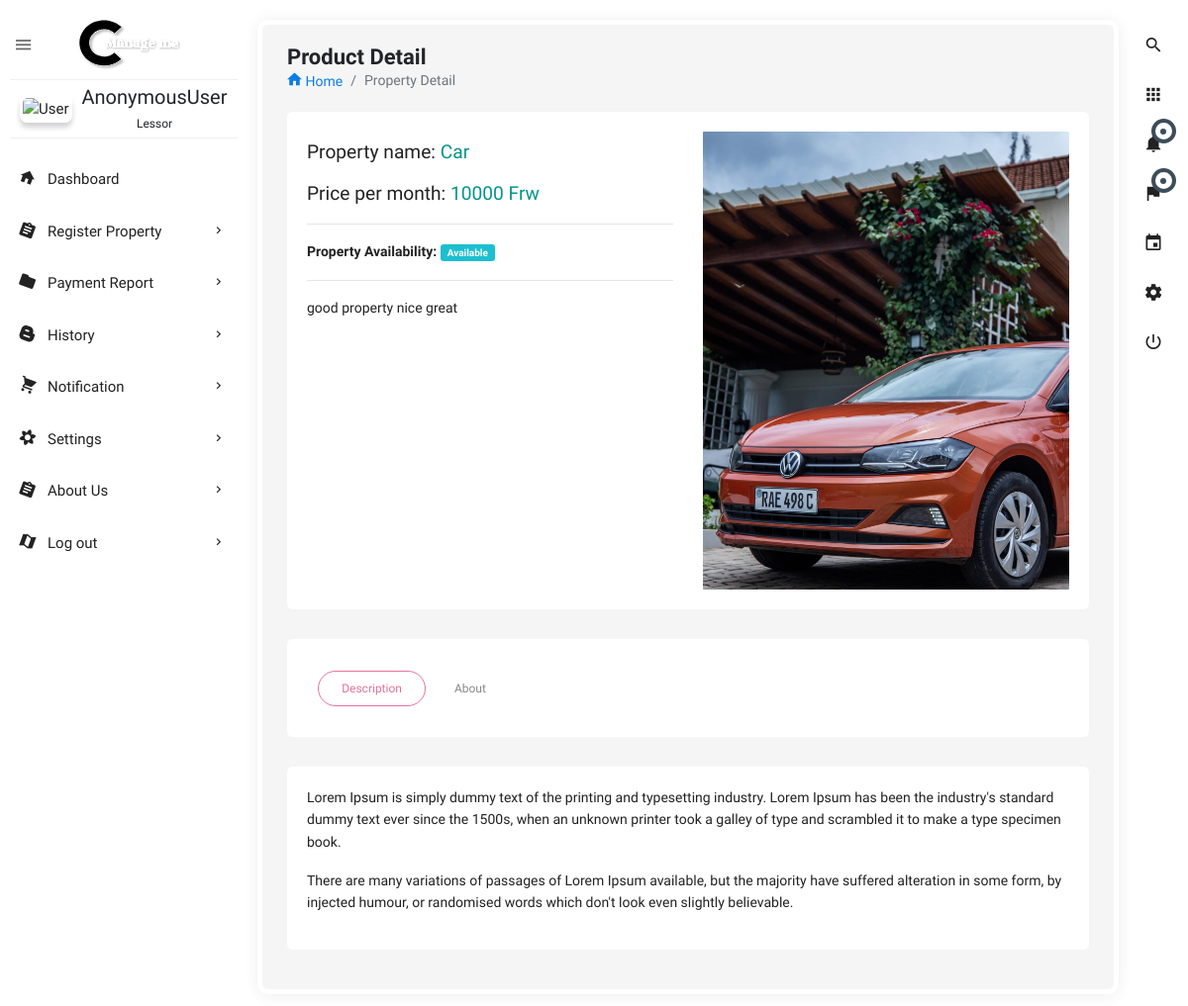
Before: /view_property_detail/6/ with the older database file.
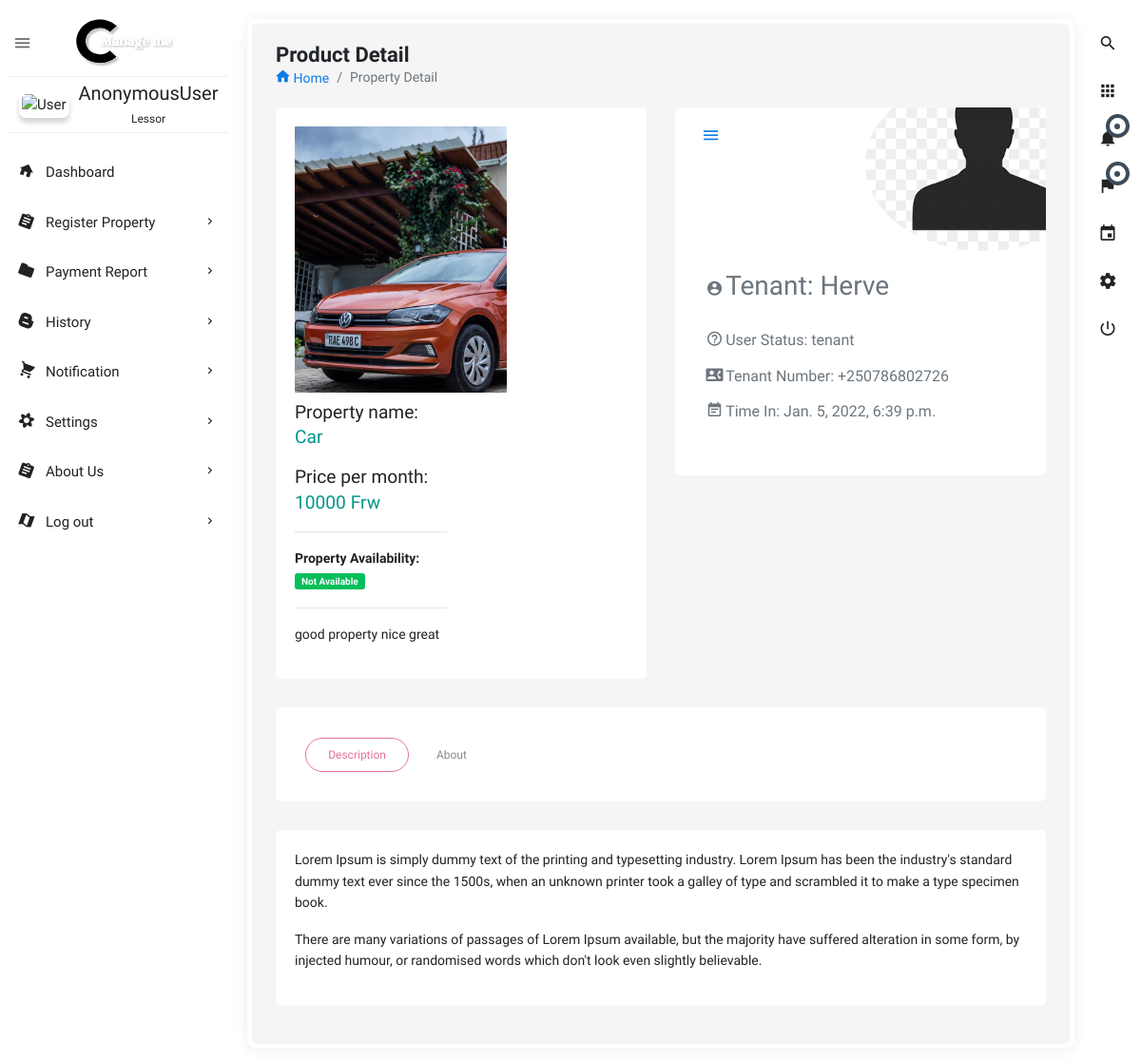
After: the same page with the newer database file.
### users/models.py (models this page shows, shortened)
class Property_registration(models.Model):
    property_type_p = [
        ('house', 'house'),
        ('car', 'car'),
        ('land', 'land'),
        ('other', 'other')
    ]
    location_name = [
        ('kigali', 'kigali'),
        ('south', 'south'),
        ('east', 'east'),
        ('west', 'west')
    ]
    property_name = models.CharField(max_length=100)
    location = models.CharField(max_length=200, choices=location_name, default='kigali')
    property_type = models.CharField(max_length=200, choices=property_type_p)
    amount_per_month = models.IntegerField(default=10000)
    detail = models.CharField(max_length=250, default='')
    property_image = models.ImageField(blank=True, null=True, upload_to='images')
    available = models.BooleanField(default=True)
    owner_name = models.ForeignKey(user, on_delete=models.CASCADE, related_name='owner', null=False)
    time_added = models.DateTimeField(auto_now_add=True)
    class Meta:
        verbose_name_plural = "Property_registration"
        ordering = ['-id']

class Request_Property(models.Model):
    status = [
        ('initial', 'initial'),
        ('request', 'request'),
        ('approved', 'approved'),
        ('denied', 'denied'),
        ('canceled', 'canceled')]
    user_request = models.ForeignKey(user, on_delete=models.CASCADE, related_name='requesting_users', null=False)
    property_requested = models.ForeignKey(Property_registration, on_delete=models.CASCADE, related_name='property_req',
                                           null=False)
    owner_name = models.ForeignKey(user, on_delete=models.CASCADE, related_name='owner_name_property', null=False)
    status_view = models.CharField(max_length=50, choices=status, default='initial')
    time_done = models.DateTimeField(default=now)
    class Meta:
        verbose_name_plural = "Request_Property"
        ordering = ['-id']

class User(AbstractBaseUser):
    user_type = [
        ('lessor', 'lessor'),
        ('tenant', 'tenant'),
    ]
    name = models.CharField(max_length=255, null=False)
    phone_number = PhoneNumberField(unique=True)
    user_image = models.ImageField(upload_to='images/', default='profile.png')
    user_login = models.CharField(max_length=7, choices=user_type, default='lessor', blank=False, null=False)
    is_active = models.BooleanField(default=True)
    staff = models.BooleanField(default=False)
    admin = models.BooleanField(default=False)
    USERNAME_FIELD = 'phone_number'
    REQUIRED_FIELDS = ['name', 'user_login']
    objects = UserManager()
    def __str__(self):
        return self.name
    objects = UserManager()

### users/views.py (the view)
# urls.py: path('view_property_detail/<int:pk>/', views.view_property_detail, name='view_property_detail'),
def view_property_detail(request, pk):
    user = request.user
    Property_detail = get_object_or_404(Property_registration, id=pk)
    Property_detail_id = Property_detail.id
    view_tenant_in_property = Request_Property.objects.filter(status_view='approved').filter(
        property_requested__id=Property_detail_id)
    context = {
        'prop_detail': Property_detail,
        'property_tenant': view_tenant_in_property,
    }
    return render(request, 'html/view_property_detail.html', context)

### users/templates/html/view_property_detail.html (shortened to what the changed rows need)
{% extends 'dashboard-owner/dashboard.html' %}
{% block content %}
{% load static %}
<section class="content">
    <div class="body_scroll">
        <div class="block-header">
            <div class="row">
                <div class="col-lg-7 col-md-6 col-sm-12">
                    <h2>Product Detail</h2>
                </div>
            </div>
        </div>
        <div class="container-fluid">
            <div class="row clearfix">
                {% if property_tenant %}
                <div class="col-lg-6 col-md-6">
                    <div class="card">
                        <div class="body">
                            <div class="row">
                                <div class="col-xl-8 col-lg-4 col-md-12">
                                    <div class="preview preview-pic tab-content">
                                        <div class="tab-pane active" id="product_1"><img src="{{ prop_detail.property_image.url }}" class="img-fluid" alt="" /></div>
                                    </div>
                                </div>
                                <div class="col-xl-6 col-lg-8 col-md-12">
                                    <div class="product details">
                                        <h5 class="product-title mt-2">Property name: <span class="col-teal">{{prop_detail.property_name}}</span></h5>
                                        <h5 class="price mt-0">Price per month: <span class="col-teal">{{prop_detail.amount_per_month}}  Frw</span></h5>
                                        <hr>
                                        {% if prop_detail.available == True %}
                                        <p class="mb-0"><strong>Property Availability: </strong> <span class="badge badge-info">Available</span></p>
                                        {% else %}
                                        <p class="mb-0"><strong>Property Availability: </strong> <span class="badge badge-success">Not Available</span></p>
                                        {% endif %}
                                        <hr>
                                        <p class="product-description">{{prop_detail.detail}}</p>
                                    </div>
                                </div>
                            </div>
                        </div>
                    </div>
                </div>
                <div class="col-lg-6 col-md-6 col-sm-12">
                    <div class="card mcard_4">
                        <div class="body">
                            <ul class="header-dropdown list-unstyled">
                                <li class="dropdown">
                                    <a href="javascript:void(0);" class="dropdown-toggle" data-toggle="dropdown" role="button" aria-haspopup="true" aria-expanded="false"> <i class="zmdi zmdi-menu"></i> </a>
                                </li>
                            </ul>
                            {% for property_tenant in property_tenant %}
                            <div class="img">
                                <img src="{{ property_tenant.user_request.user_image.url }}" class="rounded-circle" alt="profile-image">
                            </div>
                            <div class="user">
                                <h2 class="text-muted"><i class="zmdi zmdi-hc-fw"></i>Tenant: {{ property_tenant.user_request }}</h2>
                                <h5 class="text-muted"><i class="zmdi zmdi-hc-fw"></i>User Status: {{ property_tenant.user_request.user_login }}</h5>
                                <h5 class="text-muted"><i class="zmdi zmdi-hc-fw"></i>Tenant Number: {{ property_tenant.user_request.phone_number }}</h5>
                                <h5 class="text-muted"><i class="zmdi zmdi-hc-fw"></i>Time In: {{ property_tenant.time_done }}</h5>
                            </div>
                            {% endfor %}
                        </div>
                    </div>
                </div>
                <div class="col-lg-12">
                    <div class="card">
                        <div class="body">
                            <ul class="nav nav-tabs">
                                <li class="nav-item"><a class="nav-link active" data-toggle="tab" href="#description">Description</a></li>
                                <li class="nav-item"><a class="nav-link" data-toggle="tab" href="#about">About</a></li>
                            </ul>
                        </div>
                    </div>
                    <div class="card">
                        <div class="body">
                            <div class="tab-content">
                                <div class="tab-pane active" id="description">
                                    <p>Lorem Ipsum is simply dummy text of the printing and typesetting industry. Lorem Ipsum has been the industry's standard dummy text ever since the 1500s, when an unknown printer took a galley of type and scrambled it to make a type specimen book.</p>
                                    <p>There are many variations of passages of Lorem Ipsum available, but the majority have suffered alteration in some form, by injected humour, or randomised words which don't look even slightly believable.</p>
                                </div>
                            </div>
                        </div>
                    </div>
                </div>
                {% else %}
                <div class="col-xl-12 col-lg-12 col-md-12">
                    <div class="card">
                        <div class="body">
                            <div class="row clearfix">
                                <div class="col-xl-6 col-lg-6 col-sm-12">
                                    <div class="product details">
                                        <h5 class="product-title mt-2">Property name: <span class="col-teal">{{prop_detail.property_name}}</span></h5>
                                        <h5 class="price mt-0">Price per month: <span class="col-teal">{{prop_detail.amount_per_month}}  Frw</span></h5>
                                        <hr>
                                        {% if prop_detail.available == True %}
                                        <p class="mb-0"><strong>Property Availability: </strong> <span class="badge badge-info">Available</span></p>
                                        {% else %}
                                        <p class="mb-0"><strong>Property Availability: </strong> <span class="badge badge-success">Not Available</span></p>
                                        {% endif %}
                                        <hr>
                                        <p class="product-description">{{prop_detail.detail}}</p>
                                    </div>
                                </div>
                                <div class="col-xl-6 col-lg-6 col-sm-12">
                                    <div class="preview preview-pic tab-content">
                                        <div class="tab-pane active" id="product_2"><img src="{{ prop_detail.property_image.url }}" class="img-fluid" alt="" /></div>
                                    </div>
                                </div>
                            </div>
                        </div>
                    </div>
                </div>
                <div class="col-lg-12">
                    <div class="card">
                        <div class="body">
                            <ul class="nav nav-tabs">
                                <li class="nav-item"><a class="nav-link active" data-toggle="tab" href="#description">Description</a></li>
                                <li class="nav-item"><a class="nav-link" data-toggle="tab" href="#about">About</a></li>
                            </ul>
                        </div>
                    </div>
                    <div class="card">
                        <div class="body">
                            <div class="tab-content">
                                <div class="tab-pane active" id="descriptionn">
                                    <p>Lorem Ipsum is simply dummy text of the printing and typesetting industry. Lorem Ipsum has been the industry's standard dummy text ever since the 1500s, when an unknown printer took a galley of type and scrambled it to make a type specimen book.</p>
                                    <p>There are many variations of passages of Lorem Ipsum available, but the majority have suffered alteration in some form, by injected humour, or randomised words which don't look even slightly believable.</p>
                                </div>
                            </div>
                        </div>
                    </div>
                </div>
                {% endif %}
            </div>
        </div>
    </div>
</section>
{% endblock %}

Changed rows visible on the page:
changed Property_registration "Car": available True → False (drawn)
added Request_Property: user_request.user_image (placeholder picture), user_request "Herve", user_request.user_login "tenant", user_request.phone_number "+250786802726", time_done "Jan. 5, 2022, 6:39 p.m."
Other visible differences:
text no longer shown: "Available"
text now shown: "Not Available"
